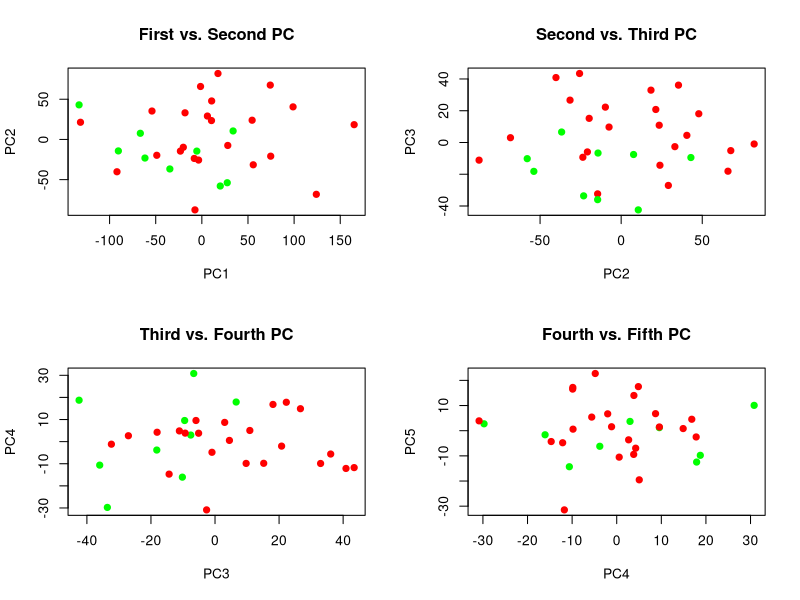
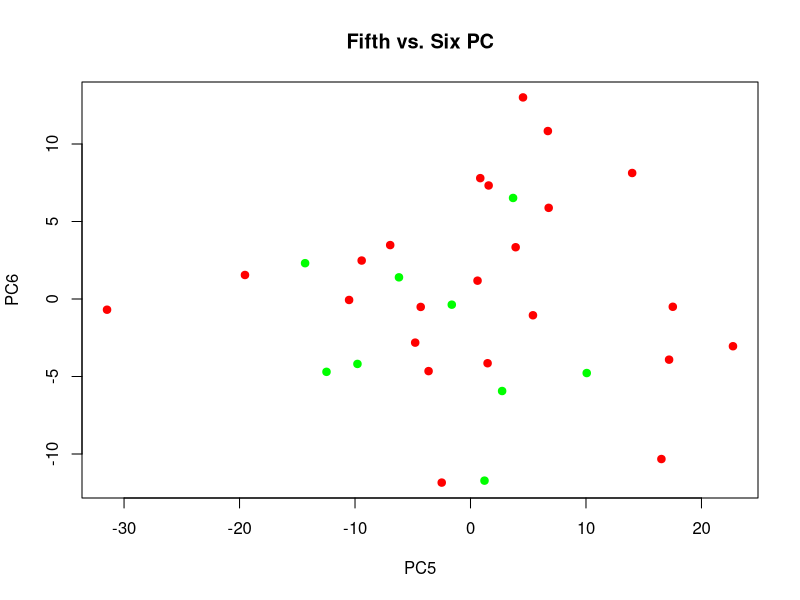
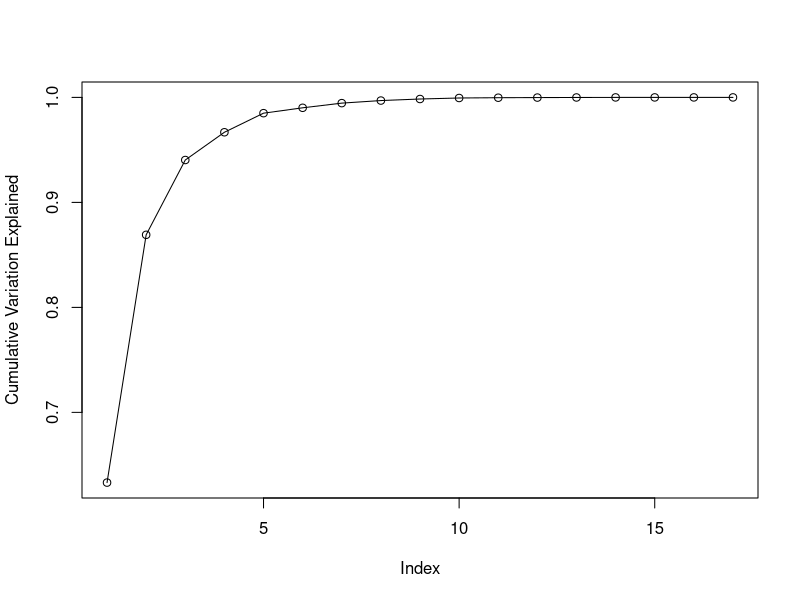
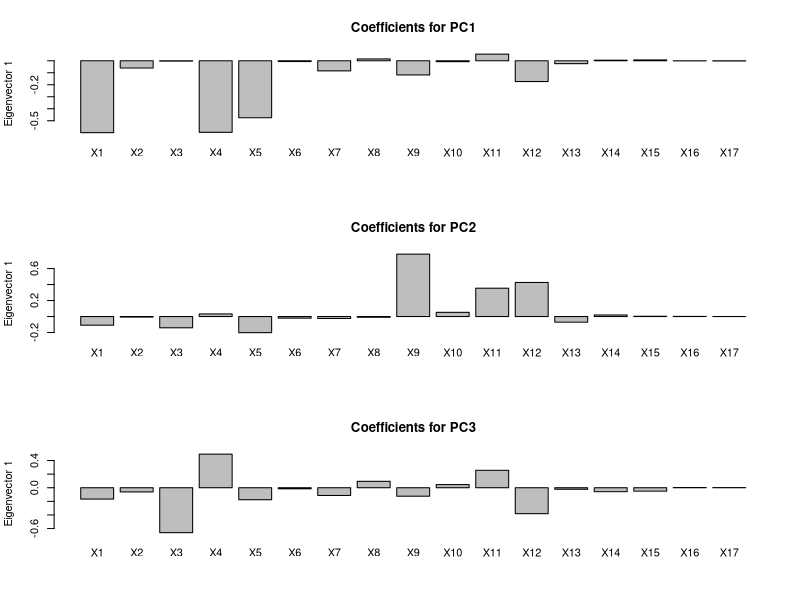

These charts were generated, in order, by the following R code:
## ---- chunk 1
setwd("~/Desktop/Data Mining/Blog2")

stats <- read.csv("stats.csv")
stats$winningSeas <- ifelse(stats$Wins>7, 1, 0)

X <- stats[,c(2:18)] 
n <- nrow(X)
p <- ncol(X)
e <- eigen(cov(X))
Y <- (scale(X,center=T,scale=F)) %*% e$vectors 

par(mfrow=c(2,2))

plot(Y[,1], Y[,2], xlab = "PC1", ylab = "PC2", main = "First vs. Second PC", 
     col = c("red","green")[stats$winningSeas+1], pch = 19)

plot(Y[,2], Y[,3], xlab = "PC2", ylab = "PC3", main = "Second vs. Third PC", 
     col = c("red","green")[stats$winningSeas+1], pch = 19)

plot(Y[,3], Y[,4], xlab = "PC3", ylab = "PC4", main = "Third vs. Fourth PC", 
     col = c("red","green")[stats$winningSeas+1], pch = 19)

plot(Y[,4], Y[,5], xlab = "PC4", ylab = "PC5", main = "Fourth vs. Fifth PC", 
     col = c("red","green")[stats$winningSeas+1], pch = 19)

par(mfrow=c(1,1))

plot(Y[,5], Y[,6], xlab = "PC5", ylab = "PC6", main = "Fifth vs. Six PC", 
     col = c("red","green")[stats$winningSeas+1], pch = 19)
## ---- chunk 2
par(mfrow=c(1,1))
acc.sums <- rep(NA,p)
for(i in 1:p){
	acc.sums[i] <- sum(e$values[1:i])
}
plot(acc.sums/sum(e$values),type="o",xlab="Index",ylab="Cumulative Variation Explained")
## ---- chunk 3
toModel <- data.frame(cbind(Y[,1:3],stats$Wins))
names(toModel) <- c("PC1","PC2","PC3","Wins")

RegMod <- lm(Wins~.-TEAM-winningSeas,data= stats)
summary(RegMod)

PCAMod <- lm(Wins~.,data = toModel)
summary(PCAMod)
## ---- chunk 4
par(mfrow=c(3,1))

barplot(e$vectors[,1],names.arg=paste("X",1:17,sep=""),
	main="Coefficients for PC1",xlab="",ylab="Eigenvector 1")

barplot(e$vectors[,2],names.arg=paste("X",1:17,sep=""),
	main="Coefficients for PC2",xlab="",ylab="Eigenvector 1")

barplot(e$vectors[,3],names.arg=paste("X",1:17,sep=""),
	main="Coefficients for PC3",xlab="",ylab="Eigenvector 1")
## ---- chunk 5
PCAMod$coefficients
